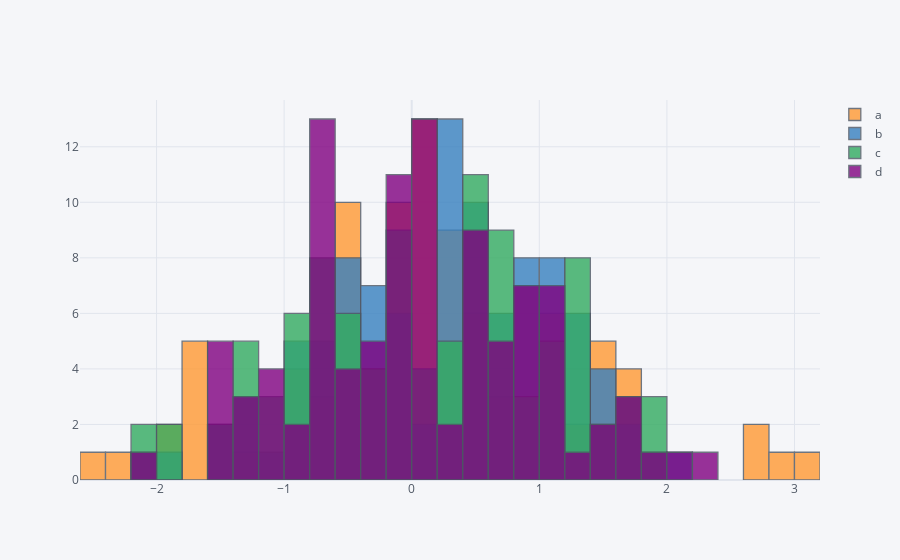

Source (notebook cell):
### Code cell
dataframe.iplot(kind='hist',bins=30)
